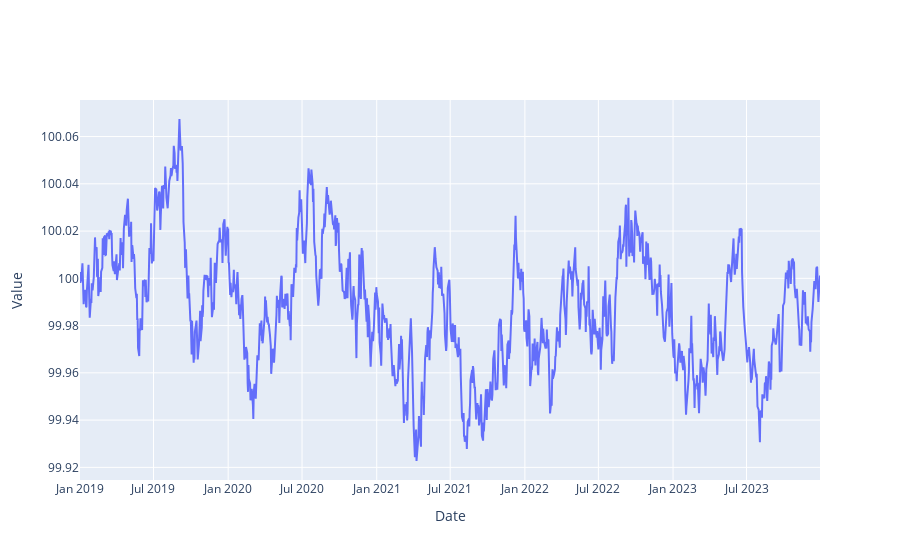

This figure's notebook cell:
### Code cell
u.plot_plotly(test)

### Figure 1 — Plotly figure (JSON) as saved in the notebook; plotly's stock layout.template omitted (floating-point values rounded to 4 significant figures; data arrays with more than 128 entries replaced by an {"elided": "..."} marker saying what was removed)
{"data": [{"mode": "lines", "type": "scatter", "x": {"elided": "1304 str values"}, "y": {"elided": "1304 float values"}}], "layout": {"title": {}, "xaxis": {"title": {"text": "Date"}}, "yaxis": {"title": {"text": "Value"}}}}
